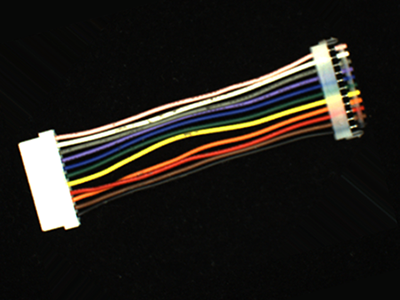
//> input picture 5.tif, 400 x 300 px
$ ./correct_object   (built with g++ and OpenCV 4)
//> lines starting //> are read from the running program, lines starting //| are printed output that depends on the picture; after the words box and inside, x2 and y2 are one past the last pixel; in counts of white or black regions, pixels touching at a corner belong together
#include "hough.hpp"

void max_object(Mat img, Rect &rect )
{
	vector<vector<Point>> contours;
	findContours(img.clone(), contours, RETR_EXTERNAL, CHAIN_APPROX_SIMPLE);	// �ܰ��� ����

	int max_area = 0 ;
	for (int i = 0; i < (int)contours.size(); i++)	// ���� ū ���� ��������
	{
		Rect r = boundingRect(contours[i]);			// �ܰ��� ���� ���� �簢��
		if (max_area < r.area()) {
			max_area = r.area();
			rect = r;
		}
	}
	rect = rect - Point(10, 10) + Size(20, 20);
}

int main()
{
	Rect  rect;
	Mat		gray, canny, morph, th_gray, canny_line, dst;
	double rho = 1, theta = CV_PI / 180;				// ������ȯ �Ÿ�����, ��������
	vector<Vec2f> lines;								// ���� ���� ���ε�

	Mat  image = imread("5.tif" , 1);
//> image is the input picture: 300 rows x 400 cols, CV_8UC3; mean B, G, R 26.6, 31.3, 34.6
	CV_Assert(image.data);

	cvtColor(image, gray, COLOR_BGR2GRAY);						// ���ϵ� ���� ��ȯ
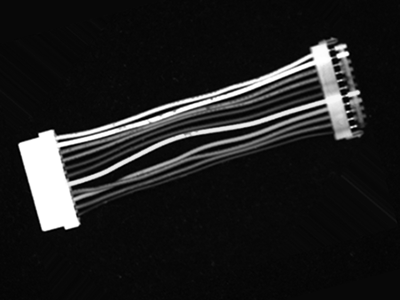
//> gray: 300 rows x 400 cols, CV_8UC1; min 0, max 255, mean 31.8
	threshold(gray, th_gray, 240, 255, THRESH_BINARY);		//���� ���� ��ȯ
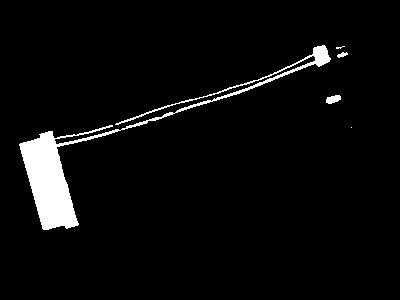
//> th_gray: 300 rows x 400 cols, CV_8UC1; 4.2% white; 5 white regions (2 under 20 px), largest, box (x1, y1, x2, y2) and area: (19, 45, 331, 230) 4866, (326, 95, 341, 104) 96, (337, 52, 348, 58) 38
	erode(th_gray, morph, Mat(), Point(-1, -1), 2);			// ħ�� ����
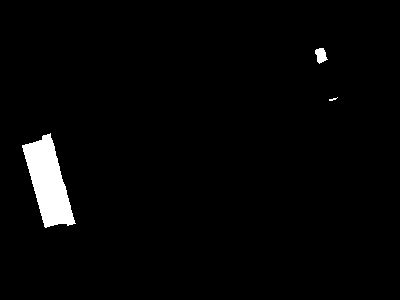
//> morph: 300 rows x 400 cols, CV_8UC1; 2.4% white; 3 white regions (1 under 20 px)

	max_object(morph, rect);								// ���� ū ��ü �˻�
//> in max_object, `findContours(img.clone(), contours, RETR_EXTERNAL, CHAIN_APPROX_SIMPLE);`: contours = 3 contours, 1 with area under 20; largest, box (x1, y1, x2, y2) and area: (22, 133, 76, 228) 2598, (315, 48, 328, 64) 114
//> the loop in max_object, `for (int i = 0; i < (int)contours.size(); i++)` made 3 passes
//> (max_area, rect) on pass 1: (5130, Rect(22, 133, 54, 95))
//> r on passes 2 to 3: Rect(329, 97, 9, 4), Rect(315, 48, 13, 16)
//> after the loop in max_object, `for (int i = 0; i < (int)contours.size(); i++)`: max_area = 5130
//> in max_object, `rect = rect - Point(10, 10) + Size(20, 20);`: rect = Rect(12, 123, 74, 115)
//> rect = Rect(12, 123, 74, 115)
	rectangle(morph, rect, Scalar(100), 2);					// �˻� ��ü ǥ��
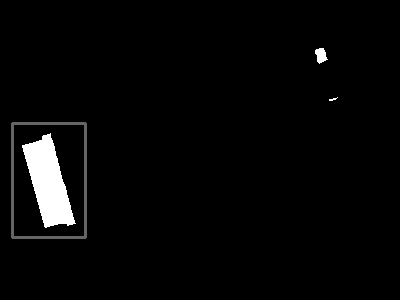
//> morph: 300 rows x 400 cols, CV_8UC1; 0.93% of pixels changed, all inside (x1, y1, x2, y2) = (11, 122, 87, 239)

	Canny(th_gray(rect), canny, 40, 100);
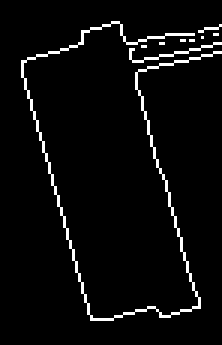
//> canny: 115 rows x 74 cols, CV_8UC1 (shown 3 times larger); 4.1% white in thin lines or dots, all inside (x1, y1, x2, y2) = (7, 7, 74, 107)
	//Canny(th_gray, canny, 40, 100);
//> (the run ends here: the program needs code that is not available in this run, at `houghLines(canny, lines, rho, theta, 50);`)
